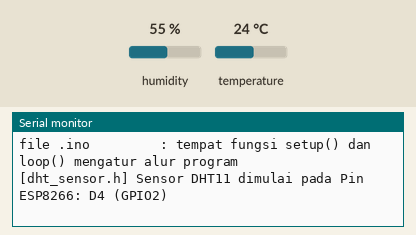
This sketch was run on a simulated ESP8266 (NodeMCU). On the bench: the last lines printed to the serial monitor. Inputs (shaded band) come from the test bench; at power-on: humidity 55 %, temperature 24 °C.

Above: at 1.7 s.
1.8 s: humidity set to 22 %
At 2.6 s:
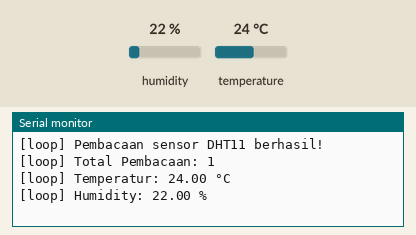
7.0 s: temperature set to 12 °C
At 8.7 s:
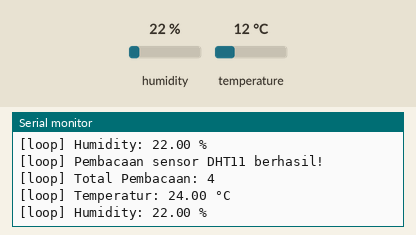
12.2 s: humidity set to 40 %
At 15.3 s:
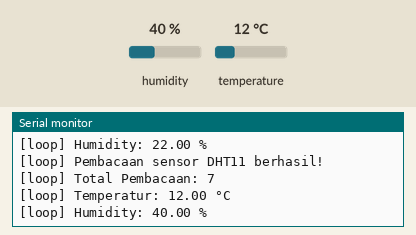
Timing chart, 0 to 16.8 s (numbered marks = the images above; inputs shaded):
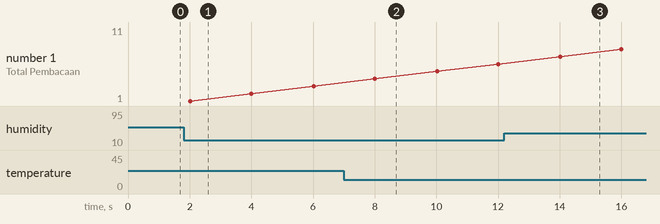

The sketch:

00-konsep-modular.ino
```cpp
/*
=========================================================
FOLDER PEMBELAJARAN KONSEP MODULAR C++/ ARDUINO
FILE: 00-KONSEP-MODULAR.INO

FILE INI ADALAH FILE PENGENDALI UTAMA. File .ino boleh dipakai sebagai
panduan alur program: setup() menyiapkan perangkat dan loop() menjalankan
perintah utama. File ini juga dapat digunakan sebagai file pengendali utama
untuk mengatur alur program dan memanggil fungsi-fungsi dari file header
dan file sumber lainnya.

PERBANDINGAN DENGAN HTML + CSS:
CLASS PADA HTML ADALAH NAMA ELEMENT, SEDANGKAN CSS MENENTUKAN GAYA.
DI ARDUINO, NAMA FUNGSI PADA FILE .ino JUGA ADALAH NAMA PANGGILAN.
DEFINISI FUNGSI DICARI PADA FILE HEADER .H YANG DIPANGGIL MELALUI #INCLUDE.
IMPLEMENTASI FUNGSI DICARI PADA FILE .CPP YANG DIPANGGIL MELALUI #INCLUDE JUGA.

CONTOH YANG SERING TIMBUL:
FILE INI MEMAKAI: readDHT(currentTemperature, currentHumidity)
NAMA readDHT BERASAL DARI FUNGSI YANG DIDEFINISIKAN DALAM dht_sensor.h
JADI URUTANNYA:
1. .ino MENYERTAKAN HEADER: #include "dht_sensor.h"
2. dht_sensor.h BERISI DEKLARASI/DEFINISI: inline bool readDHT(...)
3. .ino MEMANGGIL FUNGSI readDHT(...) UNTUK MENDAPATKAN NILAI TEMPERATUR DAN HUMIDITY
4. COMPILER MEMBACA KEMBALI KODE FUNGSI TERSEBUT LALU MENGGABUNGKANNYA MENJADI SATU PROGRAM ESP32 / ESP8266

ANALOGI CSS: <div class="temperature-card">
            BAGIAN HTML MEMBERI NAMA
            .temperature-card {...}
            BAGIAN CSS MENCARI NAMA ITU DAN MEMBERI TAMPILAN

PADA ARDUINO, MODUL SENSOR BEKERJA SEPERTI INI:
#include "dht_sensor.h"     -> MEMBUKA DAFTAR MODUL SENSOR
readDHT(...)                -> MEMANGGIL DARI MODUL
"inline bool readDHT(...)"  -> MENCARI KODE FUNGSI YANG DITUJU
========================================================= */

// Sertakan konfigurasi modul yang dipakai
#include "config.h"
#include "dht_sensor.h"

// Variabel milik file utama. Nilai dibaca oleh modul lalu disimpan di sini
float currentTemperature = 0.0;
float currentHumidity = 0.0;
unsigned long lastReadMillis = 0; // Variabel untuk menyimpan waktu terakhir pembacaan sensor
unsigned long readCount = 0;      // Variabel untuk menghitung jumlah pembacaan sensor

void setup () {
    /* ==================== KODINGAN ASLI ESP32 (VIDEO GURU) ====================
    // Serial.begin(SERIAL_BAUD);
    ========================================================================== */

    // Baudrate Serial Monitor (115200) untuk ESP8266 / NodeMCU ESP-12E
    Serial.begin(SERIAL_BAUD);
    delay(500);

    Serial.println("=========================================================");
    Serial.println("BELAJAR KONSEP MODULAR ESP32/ESP8266 + HEADER.h");
    Serial.println("=========================================================");
    Serial.println("config.h          : sumber pin dan interval");
    Serial.println("dht_sensor.h      : tempat fungsi readDHT() dibuat");
    Serial.println("file .ino         : tempat fungsi setup() dan loop() mengatur alur program");

    // Fungsi ini berasal dari dht_sensor.h, dipanggil dari setup() untuk mengaktifkan sensor DHT
    // Fungsi ini dipanggil sekali karena berada dalam void setup()
    initDHT(); // Panggil fungsi inisialisasi sensor DHT
}

void loop () {
  unsigned long nowMillis = millis(); // Ambil waktu saat ini dalam milidetik

  if (nowMillis - lastReadMillis >= SENSOR_READ_INTERVAL) { // Cek apakah sudah waktunya membaca sensor
    lastReadMillis = nowMillis; // Update waktu terakhir pembacaan sensor
    readCount++;                // Tambahkan jumlah pembacaan sensor

    /*
    Fungsi dipanggil di sini.
    readDHT adalah nama fungsi yang didefinisikan pada dht_sensor.h
    dan variabel diteruskan dengan tanda & sehingga dht_sensor.h dapat
    mengubah nilai currentTemperature dan currentHumidity secara langsung.

    Setelah return true:
    currentTemperature berisi nilai celsius dari sensor DHT11
    currentHumidity berisi nilai kelembapan dari sensor DHT11
    */

    if(readDHT(currentTemperature, currentHumidity)) { // Panggil fungsi readDHT() dari dht_sensor.h
        Serial.println("[loop] Pembacaan sensor DHT11 berhasil!");
        Serial.println("[loop] Total Pembacaan: " + String(readCount));
        Serial.println("[loop] Temperatur: " + String(currentTemperature) + " °C");
        Serial.println("[loop] Humidity: " + String(currentHumidity) + " %");
    } else {
        Serial.println("[loop] Gagal membaca sensor DHT11!");
    }
  }
}
```

dht_sensor.h
```cpp
/*
=============================================
file: dht_sensor.h

File ini berisi definisi modul sensor DHT11. File .ino hanya akan memanggil:
    initDHT();
    readDHT(currentTemperature, currentHumidity);

File .h mirip daftar modul/cetak biru yang menyediakan fungsi kepada .ino.
Ini bukan implementasi otomatis dari nama class HTML/CSS, melainkan pembagian
kode menjadi bagian-bagian yang dapat dicari dan dipakai ulang.
==============================================
*/

// INCLUDE GUARD / Pengaman Duplikat
#ifndef CONTOH_DHT_SENSOR_H
#define CONTOH_DHT_SENSOR_H

#include <DHT.h>
#include "config.h"

static DHT sensorExample(DHT_PIN, DHT_TYPE); // Buat objek sensor DHT

/*
initDHT()
Dipanggil dari setup() pada file .ino.
Ini mengaktifkan komunikasi sensor pada pin yang telah ditentukan di config.h.
*/
inline void initDHT() {
    sensorExample.begin();

    /* ==================== KODINGAN ASLI ESP32 (VIDEO GURU) ====================
    // Serial.println("[dht_sensor.h] Sensor DHT11 dimulai pada GPIO " + String(DHT_PIN));
    ========================================================================== */

    // Tampilan khusus ESP8266
    Serial.println("[dht_sensor.h] Sensor DHT11 dimulai pada Pin ESP8266: D4 (GPIO2)");
}

/*
readDHT()
Ini adalah satu-satunya tempat fungsi readDHT() dibuat pada contoh ini.
Tempat panggilan tidak menentukan tempat pembuatannya.

.ino: if (readDHT(...)) { ... }
.h ini: inline bool readDHT(float &temperature, float &humidity) { ... }

inline digunakan supaya definisi header mudah dipakai tanpa membuat file .cpp
terpisah dalam proyek dasar ini. Fungsi header dianggap sebagai modul ringkas.

Parameter float &temp dan float &hum memakai referensi (&) karena itu fungsi
dapat menuliskan hasil pembacaan kembali ke variabel milik file .ino.
*/
inline bool readDHT(float &temp, float &hum) {
   float temperature = sensorExample.readTemperature();
   float humidity = sensorExample.readHumidity();

   if (isnan(temperature) || isnan(humidity)) {
        Serial.println("[dht_sensor.h] Gagal membaca sensor DHT11!");
        return false; // Kembalikan false jika pembacaan gagal
    }

    temp = temperature;
    hum = humidity;
    return true;
}

#endif // CONTOH_DHT_SENSOR_H
```

config.h
```cpp
/*
========================================================================
file: config.h

Konfigurasi harus diputuskan di sini. Jika ingin memindahkan sensor
ke pin lain, ubah DHT_PIN saja; file .ino tidak perlu mengulang
perubahan pada setiap fungsi.
========================================================================
*/

// INCLUDE GUARD: Cegah isi file ini dibaca ulang oleh compiler dengan nama sama
#ifndef CONTOH_CONFIG_H
#define CONTOH_CONFIG_H

#include <Arduino.h>

// ==================== KODINGAN ASLI ESP32 (VIDEO GURU) ====================
// Pada ESP32, GPIO 4 biasa digunakan langsung sebagai pin data DHT
// #define DHT_PIN 4
// ==========================================================================

// ==================== KODINGAN DUKUNGAN ESP8266 (NodeMCU ESP-12E) ====================
// Pada NodeMCU ESP8266, pin D4 terhubung ke GPIO2 secara internal.
#define DHT_PIN D4

#define DHT_TYPE DHT11 // Tipe sensor DHT yang digunakan (DHT11, DHT22, dsb)
#define SERIAL_BAUD 115200 // Baud rate untuk komunikasi serial
#define SENSOR_READ_INTERVAL 2000 // Interval pembacaan sensor dalam milidetik

#endif // CONTOH_CONFIG_H
```

Measured:
- after the input at 1.8 s, the serial monitor: prints a new line after 0.23 s (image 1)
- after the input at 12.2 s, the serial monitor: prints a new line after 1.8 s (image 3)
